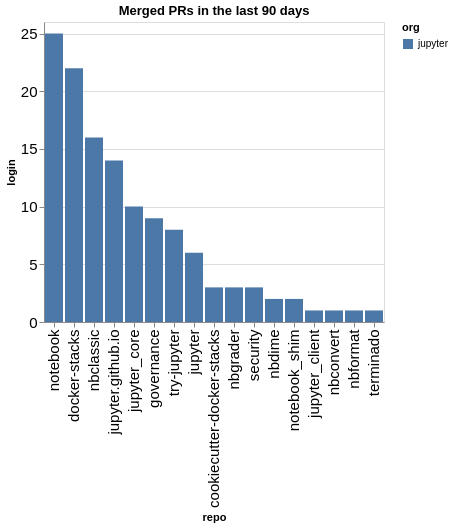

Notebook code cell kept with this figure:
### Code cell
prs_by_repo = merged.groupby(['org', 'repo']).count()['login'].reset_index().sort_values(['org', 'login'], ascending=False)
alt.Chart(data=prs_by_repo, title=f"Merged PRs in the last {n_days} days").mark_bar().encode(
    x=alt.X('repo', sort=prs_by_repo['repo'].values.tolist()),
    y='login',
    color='org'
)

### Figure 1 — Vega-Lite specification as saved in the notebook (floating-point values rounded to 4 significant figures)
{"config": {"axisLeft": {"labelFontSize": 15}, "axisBottom": {"labelFontSize": 15}}, "data": {"name": "data-66cc51880687af3bb0189f8031911991"}, "mark": {"type": "bar"}, "encoding": {"color": {"field": "org", "type": "nominal"}, "x": {"field": "repo", "sort": ["notebook", "docker-stacks", "nbclassic", "jupyter.github.io", "jupyter_core", "governance", "try-jupyter", "jupyter", "cookiecutter-docker-stacks", "nbgrader", "security", "nbdime", "notebook_shim", "jupyter_client", "nbconvert", "nbformat", "terminado"], "type": "nominal"}, "y": {"field": "login", "type": "quantitative"}}, "title": "Merged PRs in the last 90 days", "$schema": "https://vega.github.io/schema/vega-lite/v5.20.1.json", "datasets": {"data-66cc51880687af3bb0189f8031911991": [{"org": "jupyter", "repo": "notebook", "login": 25}, {"org": "jupyter", "repo": "docker-stacks", "login": 22}, {"org": "jupyter", "repo": "nbclassic", "login": 16}, {"org": "jupyter", "repo": "jupyter.github.io", "login": 14}, {"org": "jupyter", "repo": "jupyter_core", "login": 10}, {"org": "jupyter", "repo": "governance", "login": 9}, {"org": "jupyter", "repo": "try-jupyter", "login": 8}, {"org": "jupyter", "repo": "jupyter", "login": 6}, {"org": "jupyter", "repo": "cookiecutter-docker-stacks", "login": 3}, {"org": "jupyter", "repo": "nbgrader", "login": 3}, {"org": "jupyter", "repo": "security", "login": 3}, {"org": "jupyter", "repo": "nbdime", "login": 2}, {"org": "jupyter", "repo": "notebook_shim", "login": 2}, {"org": "jupyter", "repo": "jupyter_client", "login": 1}, {"org": "jupyter", "repo": "nbconvert", "login": 1}, {"org": "jupyter", "repo": "nbformat", "login": 1}, {"org": "jupyter", "repo": "terminado", "login": 1}]}}
